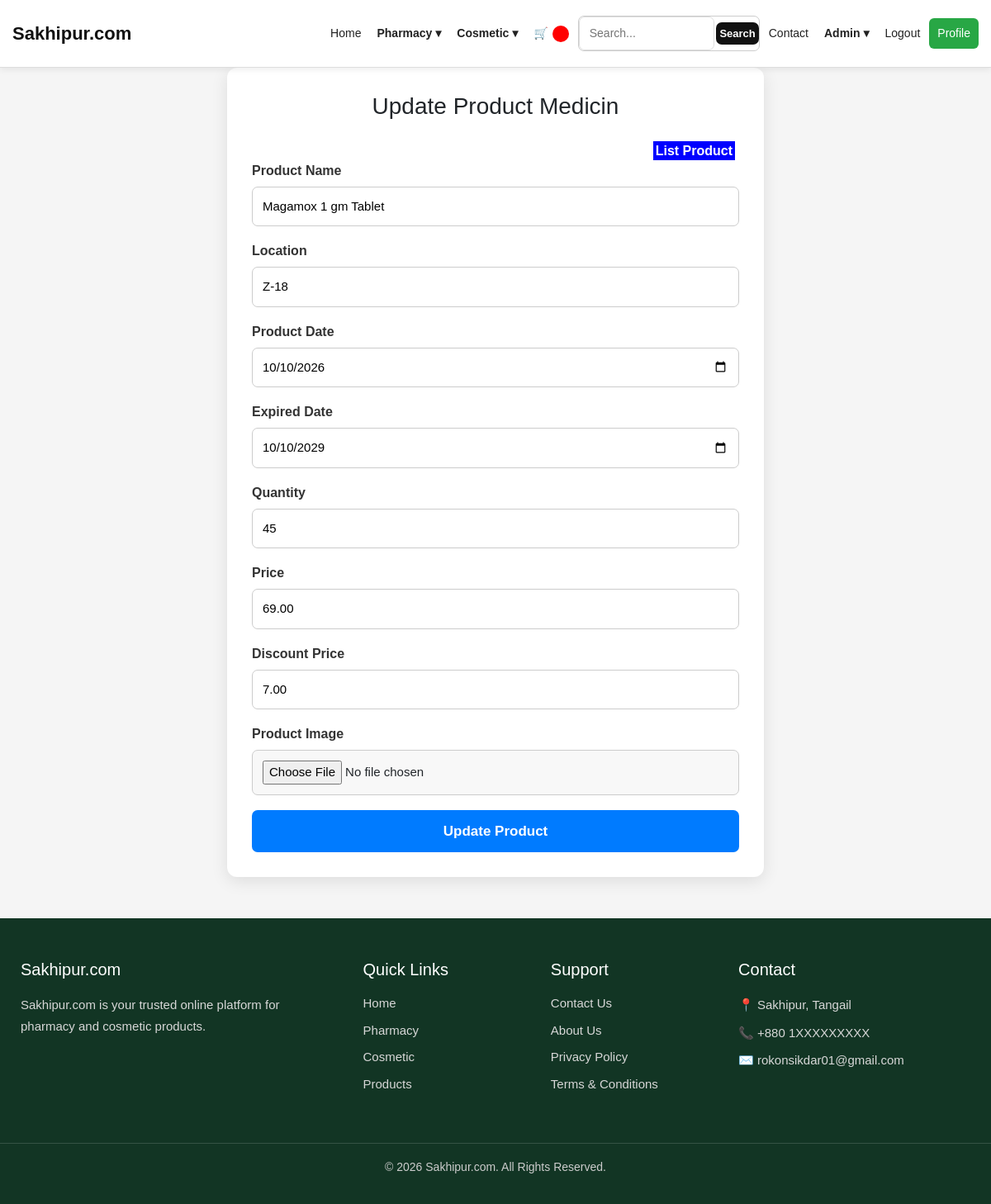
Page /edit/3/ (signed in) on the committed database.
### myapp/models.py (models this page shows, shortened)
class Product(models.Model):
    name = models.CharField(max_length=200)
    location = models.CharField(max_length=25, null=True, blank=True)
    date = models.DateField(null=True, blank=True)
    expired = models.DateField(null=True, blank=True)
    quantity = models.PositiveIntegerField(default=0)
    price = models.DecimalField(max_digits=10, decimal_places=2)
    discount = models.DecimalField(max_digits=10, decimal_places=2, null=True, blank=True, default=0)
    image = models.ImageField(upload_to="products/", blank=True, null=True)
    created_at = models.DateTimeField(auto_now_add=True)
    updated_at = models.DateTimeField(auto_now=True)

### myapp/views.py (the view, shortened to what this page needs)
# urls.py: path('edit/<int:id>/', views.edit, name='edit'),
@login_required(login_url='login')
def edit(request, id):
    product = Product.objects.get(id=id)
    return render(request, 'edit.html', {'product': product})

### templates/edit.html (shortened to what this page needs)
{% extends "index.html" %}
{% block content %}
<div class="form-container">
    <h2>Update Product Medicin</h2>
    <div class="listproduct"><a href="{% url 'listproduct' %}">List Product</a></div>
    <form method="POST" enctype="multipart/form-data">
        <div class="form-group">
            <label>Product Name</label>
            <input type="text" name="name" placeholder="Enter product name" value="{{ product.name }}">
        </div>
        <div class="form-group">
            <label>Location</label>
            <input type="text" name="location" value="{{ product.location }}">
        </div>
        <div class="form-group">
            <label>Product Date</label>
            <input type="date" name="date" value="{{ product.date|date:'Y-m-d' }}">
        </div>
        <div class="form-group">
            <label>Expired Date</label>
            <input type="date" name="expired" value="{{ product.expired|date:'Y-m-d' }}">
        </div>
        <div class="form-group">
            <label>Quantity</label>
            <input type="number" name="quantity" min="0" placeholder="Enter quantity" value="{{ product.quantity }}">
        </div>
        <div class="form-group">
            <label>Price</label>
            <input type="number" name="price" step="0.01" min="0" placeholder="Enter price" value="{{ product.price }}">
        </div>
        <div class="form-group">
            <label>Discount Price</label>
            <input type="number" name="discount" step="0.01" min="0" placeholder="Discount price" value="{{ product.discount }}">
        </div>
        <div class="form-group">
            <label>Product Image</label>
            <input type="file" name="image" accept="image/*" value="{{ product.image }}">
        </div>
        <button type="submit">Update Product</button>
    </form>
</div>
{% endblock %}

### static/css/style.css (style rules this page uses)
* { margin: 0; padding: 0; box-sizing: border-box; }
html, body { width: 100%; max-width: 100%; overflow-x: hidden; }
body { font-family: Arial, sans-serif; }

### static/css/product.css (style rules this page uses)
.form-container { margin: 0 auto; max-width: 600px; margin: auto; background: white; padding: 30px; border-radius: 12px; box-shadow: 0 5px 20px rgba(0, 0, 0, 0.1); }
.form-container h2 { text-align: center; margin-bottom: 25px; font-size: 28px; }
.form-group { margin-bottom: 18px; }
.form-group label { display: block; margin-bottom: 7px; font-weight: bold; color: #333; }
.form-group input, .form-group select { width: 100%; padding: 12px; border: 1px solid #ccc; border-radius: 7px; font-size: 15px; outline: none; }
.form-group input[type="file"] { background: #f8f8f8; cursor: pointer; }
button { width: 100%; padding: 13px; border: none; border-radius: 7px; background: #007bff; color: white; font-size: 17px; font-weight: bold; cursor: pointer; }
@media (min-width: 992px) { .form-container { max-width: 650px; } }

### static/css/listproduct.css (style rules this page uses)
* { margin: 0; padding: 0; box-sizing: border-box; }
body { width: 100%; max-width: 100%; overflow-x: hidden; font-family: Arial, sans-serif; background: #f4f6f8; }
.listproduct { text-align: end; }
.listproduct a { text-decoration: none; text-align: end; color: white; background-color: blue; font-weight: bold; margin: 5px; padding: 3px; }

### static/css/login.css (style rules this page uses)
* { margin: 0; padding: 0; box-sizing: border-box; }
body { font-family: Arial, sans-serif; background: #f2f4f7; }

### staticfiles/css/addcart.css (style rules this page uses)
* { margin: 0; padding: 0; box-sizing: border-box; }
body { background: #f5f5f5; font-family: Arial, sans-serif; }

### rows in the picture
Product: name "Magamox 1 gm Tablet", location "Z-18", date "10/10/2026", expired "10/10/2029", quantity "45", price "69.00", discount "7.00"
